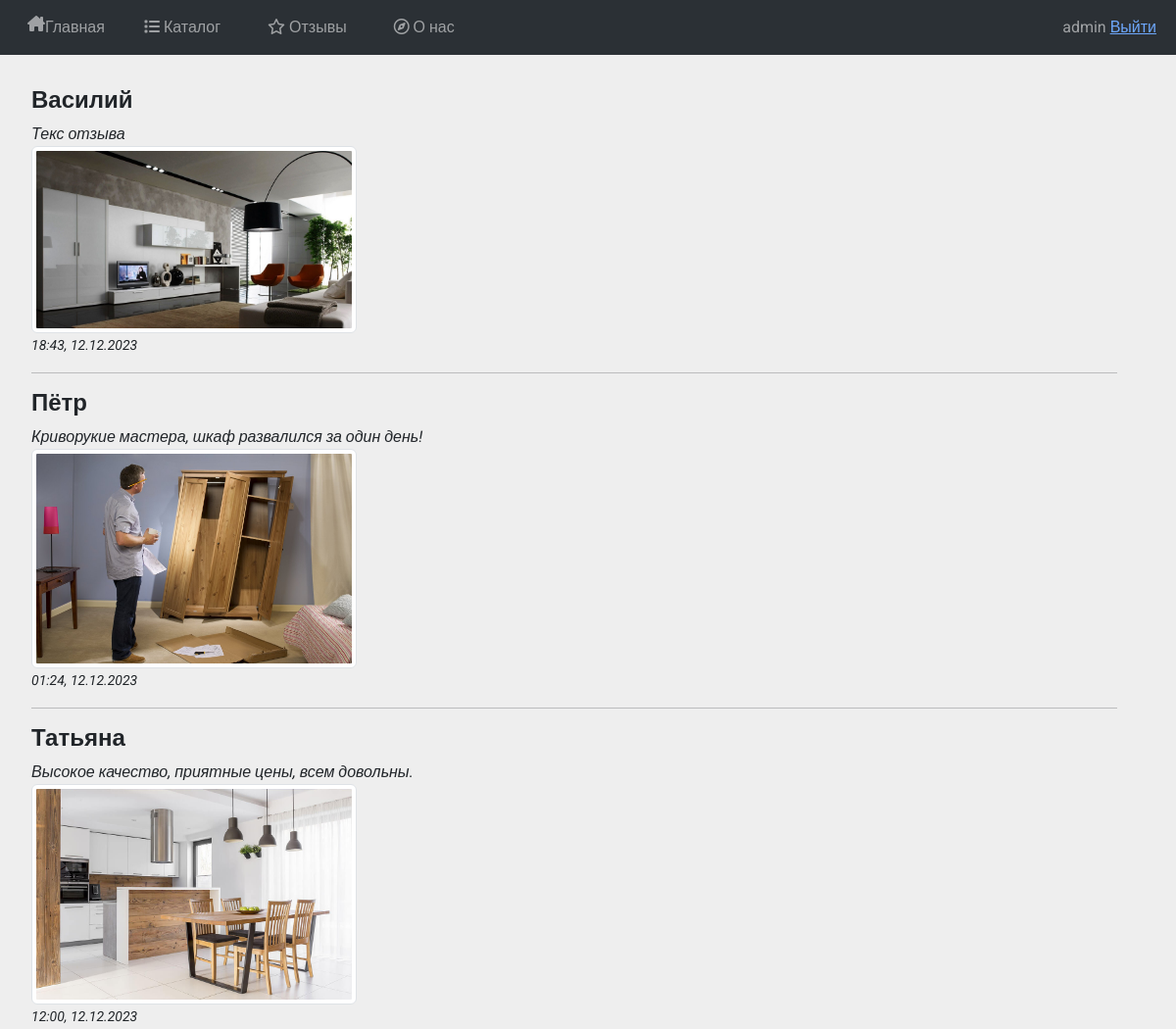
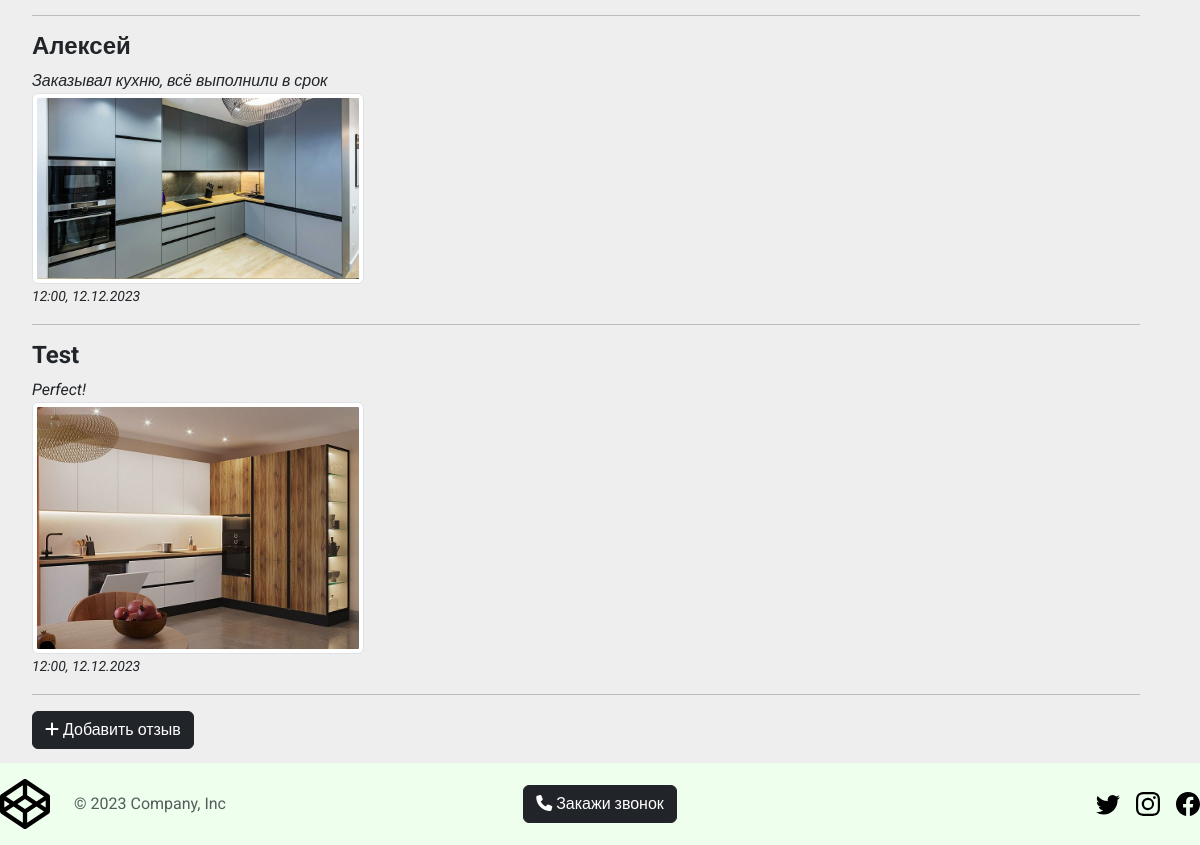
Screenshot of /reviews/ (signed in) with the database file from the repository (2 pictures, top to bottom).
### main/models.py (models this page shows, shortened)
class Review(models.Model):
    author = models.CharField(blank=False, max_length=20)
    email = models.EmailField(blank=False)
    comment = models.TextField(blank=False)
    image = models.ImageField(upload_to='reviews', blank=False)
    date = models.TextField(blank=False, default="12:00, 12.12.2023")
    class Meta:
        verbose_name = 'Review'
        verbose_name_plural = 'Reviews'

### main/views.py (the view)
# urls.py: path('reviews/', main_views.reviews, name='reviews'),
def reviews(request):
    tg_form = formtg(request)
    if request.method == 'POST':
        form = AddReview(request.POST, request.FILES)
        if form.is_valid():
            reviews_entry = Review()
            reviews_entry.author = form.cleaned_data['author']
            reviews_entry.email = form.cleaned_data['email']
            reviews_entry.comment = form.cleaned_data['comment']
            reviews_entry.image = form.cleaned_data['image']
            reviews_entry.date = time.strftime("%H:%M, %d.%m.%Y")
            reviews_entry.save()
            return redirect('reviews')
        else:
            pass
    else:
        form = AddReview()
    forms = Review.objects.all().order_by('-id')
    return render(request, 'main/reviews.html', {'form_rew':form, 'forms':forms, 'form':tg_form})

### main/views.py (called while the page is built)
def formtg(request):
    if request.method == 'POST':
        form = Request(request.POST)
        if form.is_valid():
            user_entry = Telegram()
            user_entry.name = form.cleaned_data['name']
            user_entry.phone = form.cleaned_data['phone']
            user_entry.send_message()
            return form
        else:
            pass
    else:
        form = Request()
    return form

### main/templates/main/reviews.html (shortened to what this page needs)
{% extends 'main/layout.html' %}
{% block content %}
<div class="container my-content">
{% if forms %}
    {% for p in forms %}
        <h4><b>{{p.author}}</b></h4>
        <div><i>{{p.comment}}</i></div>
        <a href="{{p.image.url}}"><img width="30%" src="{{p.image.url}}" alt="" class="img-thumbnail"></a>
        <div><small><i>{{p.date}}</i></small></div>
        <hr>
    {% endfor %}
{% else %}
    <h3>Отзывов пока нет</h3>
{% endif %}
<button type="button" class="btn btn-dark" data-bs-toggle="modal" data-bs-target="#ReviewModal">
    <i class="fa-solid fa-plus"></i> Добавить отзыв</button>
</div>
{% endblock %}

### main/templates/main/layout.html (shortened to what this page needs)
{% load static %}
<!DOCTYPE html>
<html lang="en">
<head>
    <link rel="stylesheet" href="{% static 'main/css/bootstrap.min.css' %}">
    <link rel="stylesheet" href="{% static 'main/css/mystyle.css' %}">
</head>
<body style="font-family: 'Roboto', sans-serif; background-color: rgb(238, 238, 238);">
    <nav class="navbar navbar-expand-lg bg-body-tertiary" data-bs-theme="dark">
        <div class="container-fluid">
            <a class="nav-link navbar-nav my-margin-header" href="{% url 'home' %}"><i
                    class="fa-solid fa-house-chimney"></i> Главная</a>
            <div class="collapse navbar-collapse" id="navbarNav">
                <ul class="navbar-nav">
                    <li class="nav-item">
                        <a class="nav-link my-margin-header" aria-current="page" href="{% url 'catalog' %}"><i
                                class="fa-solid fa-list"></i> Каталог</a>
                    </li>
                    <li class="nav-item">
                        <a class="nav-link my-margin-header" href="{% url 'reviews' %}"><i
                                class="fa-regular fa-star"></i> Отзывы
                        </a>
                    </li>
                    <li class="nav-item">
                        <a class="nav-link my-margin-header" href="{% url 'about' %}"><i
                                class="fa-regular fa-compass"></i> О нас</a>
                    </li>
                </ul>
                <ul class="navbar-nav ms-auto">
                    <li class="nav-link">
                        {% if user.is_authenticated %}
                            {{ user.get_username }}
                            <a href="{% url 'logout' %}?next={{ request.path }}">Выйти</a>
                        {% else %}
                            <a href="{% url 'login' %}?next={{ request.path }}"><i class="fa-regular fa-user"></i></a>
                        {% endif %}
                    </li>
                </ul>
            </div>
        </div>
    </nav>
    {% block content %}
    {% endblock %}
    <div class="fixed-bottom">
        <footer class="d-flex flex-wrap justify-content-between align-items-center py-3">
            <div class="col-md-4 d-flex align-items-center">
                <a href="/" class="me-2 mb-md-0 text-body-secondary text-decoration-none lh-1">
                    <svg class="bi" width="50" height="50">
                        <use xlink:href="#logo" />
                    </svg>
                </a>
                <span class="mb-3 mb-md-0 text-body-secondary">&copy; 2023 Company, Inc</span>
            </div>
            <button type="button" class="btn btn-dark" data-bs-toggle="modal" data-bs-target="#TelegramModal">
                <i class="fa-solid fa-phone"></i> Закажи звонок
            </button>
            <ul class="nav col-md-4 justify-content-end list-unstyled d-flex">
                <li class="ms-3"><a class="text-body-secondary" href="https://twitter.com/?lang=ru"><svg class="bi" width="24" height="24">
                            <use xlink:href="#twitter" />
                        </svg></a></li>
                <li class="ms-3"><a class="text-body-secondary" href="https://www.instagram.com/"><svg class="bi" width="24" height="24">
                            <use xlink:href="#instagram" />
                        </svg></a></li>
                <li class="ms-3"><a class="text-body-secondary" href="https://www.facebook.com/?locale=ru_RU"><svg class="bi" width="24" height="24">
                            <use xlink:href="#facebook" />
                        </svg></a></li>
            </ul>
        </footer>
    </div>
</body>
</html>

### main/static/main/css/mystyle.css (style rules this page uses)
.my-content { margin: 1em; padding: 1em 1em 5em; }
.my-margin-header { margin: 0 1em; }
.fixed-bottom { background-color: rgb(238, 280, 238); }

### rows the page displays
Review: author "Василий", comment "Текс отзыва", image (picture), date "18:43, 12.12.2023"
Review: author "Пётр", comment "Криворукие мастера, шкаф развалился за один день!", image (picture), date "01:24, 12.12.2023"
Review: author "Татьяна", comment "Высокое качество, приятные цены, всем довольны.", image (picture), date "12:00, 12.12.2023"
Review: author "Алексей", comment "Заказывал кухню, всё выполнили в срок", image (picture), date "12:00, 12.12.2023"
Review: author "Test", comment "Perfect!", image (picture), date "12:00, 12.12.2023"

### other values shown
{{ user.get_username }} "admin"
